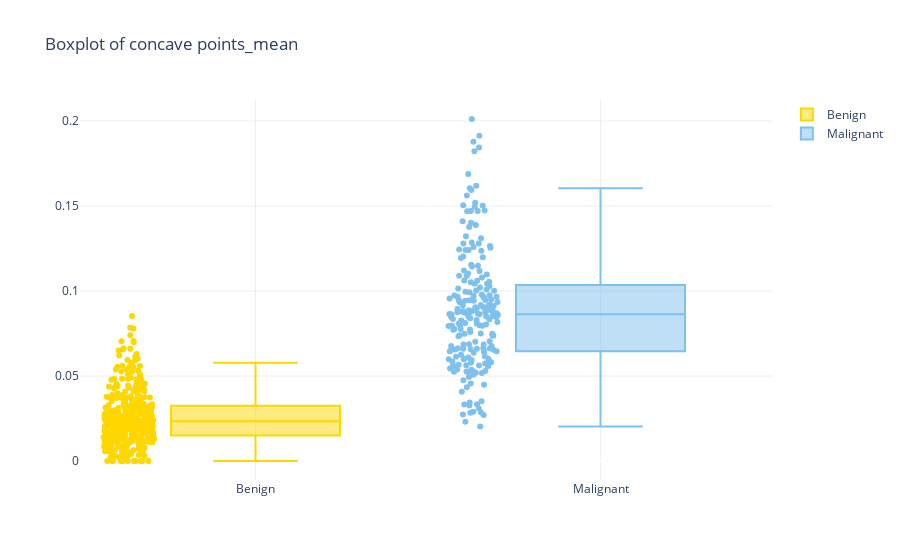

Notebook source saved alongside this figure:
### Code cell
plot_boxplot("concave points_mean")

### Figure 1 — Plotly figure (JSON) as saved in the notebook; plotly's stock layout.template omitted (floating-point values rounded to 4 significant figures; data arrays with more than 128 entries replaced by an {"elided": "..."} marker saying what was removed)
{"data": [{"boxpoints": "all", "marker": {"color": "#FFD700"}, "name": "Benign", "type": "box", "y": {"elided": "357 float values"}}, {"boxpoints": "all", "marker": {"color": "#7EC0EE"}, "name": "Malignant", "type": "box", "y": {"elided": "212 float values"}}], "layout": {"paper_bgcolor": "white", "plot_bgcolor": "white", "title": {"text": "Boxplot of concave points_mean"}, "xaxis": {"gridcolor": "#eee", "showgrid": true}, "yaxis": {"gridcolor": "#eee", "showgrid": true}}}
